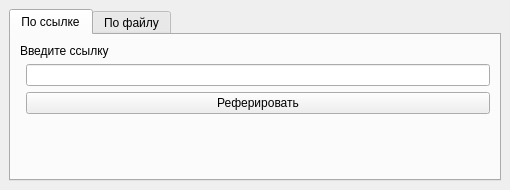
<?xml version="1.0" encoding="UTF-8"?>
<ui version="4.0">
 <class>MainWindow</class>
 <widget class="QMainWindow" name="MainWindow">
  <property name="geometry">
   <rect>
    <x>0</x>
    <y>0</y>
    <width>510</width>
    <height>190</height>
   </rect>
  </property>
  <property name="sizePolicy">
   <sizepolicy hsizetype="Fixed" vsizetype="Fixed">
    <horstretch>0</horstretch>
    <verstretch>0</verstretch>
   </sizepolicy>
  </property>
  <property name="minimumSize">
   <size>
    <width>510</width>
    <height>190</height>
   </size>
  </property>
  <property name="maximumSize">
   <size>
    <width>510</width>
    <height>190</height>
   </size>
  </property>
  <property name="baseSize">
   <size>
    <width>510</width>
    <height>190</height>
   </size>
  </property>
  <property name="windowTitle">
   <string>Рефератор</string>
  </property>
  <property name="toolButtonStyle">
   <enum>Qt::ToolButtonIconOnly</enum>
  </property>
  <property name="tabShape">
   <enum>QTabWidget::Rounded</enum>
  </property>
  <widget class="QWidget" name="centralwidget">
   <property name="enabled">
    <bool>true</bool>
   </property>
   <layout class="QHBoxLayout" name="horizontalLayout_3">
    <item>
     <widget class="QTabWidget" name="tabWidget">
      <property name="sizePolicy">
       <sizepolicy hsizetype="Preferred" vsizetype="Preferred">
        <horstretch>0</horstretch>
        <verstretch>0</verstretch>
       </sizepolicy>
      </property>
      <property name="currentIndex">
       <number>0</number>
      </property>
      <widget class="QWidget" name="tab">
       <attribute name="title">
        <string>По ссылке</string>
       </attribute>
       <layout class="QHBoxLayout" name="horizontalLayout">
        <item>
         <layout class="QFormLayout" name="formLayout">
          <item row="1" column="0" colspan="2">
           <widget class="QLabel" name="label">
            <property name="sizePolicy">
             <sizepolicy hsizetype="Minimum" vsizetype="Minimum">
              <horstretch>0</horstretch>
              <verstretch>0</verstretch>
             </sizepolicy>
            </property>
            <property name="text">
             <string>Введите ссылку</string>
            </property>
           </widget>
          </item>
          <item row="2" column="1">
           <widget class="QLineEdit" name="url_full">
            <property name="sizePolicy">
             <sizepolicy hsizetype="Minimum" vsizetype="Minimum">
              <horstretch>0</horstretch>
              <verstretch>0</verstretch>
             </sizepolicy>
            </property>
           </widget>
          </item>
          <item row="3" column="1">
           <widget class="QPushButton" name="summarize_1">
            <property name="sizePolicy">
             <sizepolicy hsizetype="Minimum" vsizetype="Minimum">
              <horstretch>0</horstretch>
              <verstretch>0</verstretch>
             </sizepolicy>
            </property>
            <property name="text">
             <string>Реферировать</string>
            </property>
           </widget>
          </item>
         </layout>
        </item>
       </layout>
      </widget>
      <widget class="QWidget" name="tab_2">
       <attribute name="title">
        <string>По файлу</string>
       </attribute>
       <widget class="QWidget" name="">
        <property name="geometry">
         <rect>
          <x>10</x>
          <y>10</y>
          <width>471</width>
          <height>101</height>
         </rect>
        </property>
        <layout class="QGridLayout" name="gridLayout">
         <item row="0" column="0" colspan="2">
          <widget class="QLabel" name="label_2">
           <property name="text">
            <string>Введите путь к файлу</string>
           </property>
          </widget>
         </item>
         <item row="1" column="0" colspan="2">
          <widget class="QLineEdit" name="file_path"/>
         </item>
         <item row="2" column="0">
          <widget class="QPushButton" name="get_path">
           <property name="text">
            <string>Выбрать файл</string>
           </property>
          </widget>
         </item>
         <item row="2" column="1">
          <widget class="QPushButton" name="sumarize_2">
           <property name="text">
            <string>Реферировать</string>
           </property>
          </widget>
         </item>
        </layout>
       </widget>
      </widget>
     </widget>
    </item>
   </layout>
  </widget>
  <widget class="QToolBar" name="toolBar">
   <property name="sizePolicy">
    <sizepolicy hsizetype="Ignored" vsizetype="Ignored">
     <horstretch>0</horstretch>
     <verstretch>0</verstretch>
    </sizepolicy>
   </property>
   <property name="windowTitle">
    <string>toolBar</string>
   </property>
   <attribute name="toolBarArea">
    <enum>TopToolBarArea</enum>
   </attribute>
   <attribute name="toolBarBreak">
    <bool>false</bool>
   </attribute>
  </widget>
 </widget>
 <resources/>
 <connections/>
</ui>
